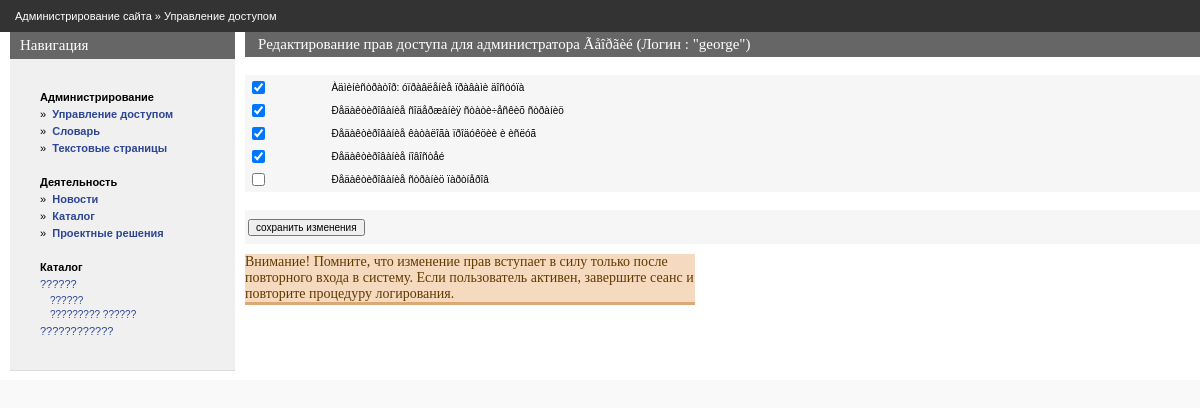
The app's page /admin/permission.php?admin_code=2 (signed in), older data.
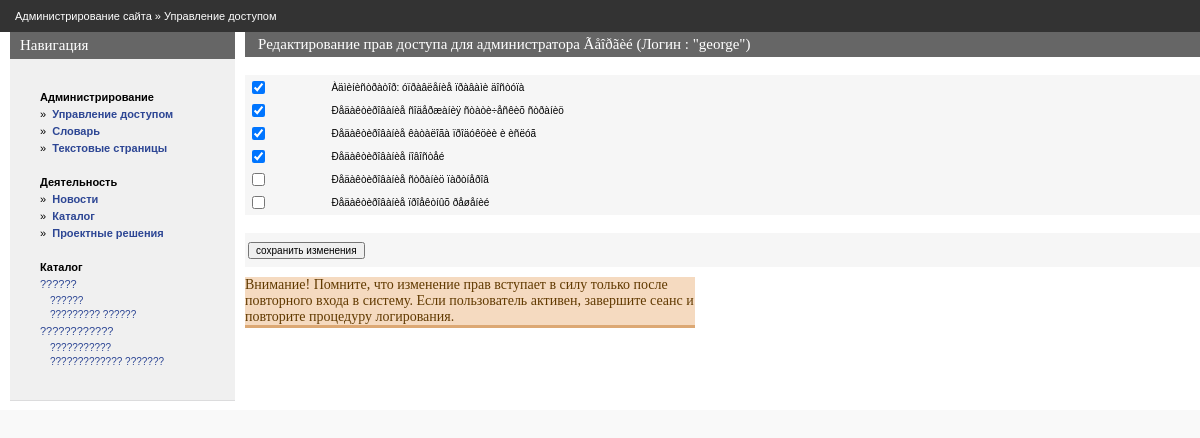
The same page, newer data.
### tables this page shows
CREATE TABLE IF NOT EXISTS `vpk_static` (
  `static_code` int(11) NOT NULL AUTO_INCREMENT,
  `page_code` int(11) NOT NULL DEFAULT '0',
  `static_name` varchar(200) NOT NULL DEFAULT '',
  `static_text` text NOT NULL,
  `static_pos` int(11) NOT NULL DEFAULT '0',
  `static_seo_title` text,
  `static_seo_desc` text,
  `static_seo_key` text,
  `lang_code` int(11) NOT NULL,
  `static_abstract` text,
  `static_url` varchar(250) DEFAULT NULL,
  PRIMARY KEY (`static_code`),
  KEY `page_code` (`page_code`)
);

CREATE TABLE IF NOT EXISTS `vpk_admin` (
  `admin_code` int(11) NOT NULL AUTO_INCREMENT,
  `admin_name` varchar(128) DEFAULT NULL,
  `admin_login` varchar(64) NOT NULL,
  `admin_password` varchar(64) NOT NULL,
  `admin_email` varchar(128) DEFAULT NULL,
  `admin_active` tinyint(4) NOT NULL DEFAULT '1',
  PRIMARY KEY (`admin_code`),
  UNIQUE KEY `admin_login` (`admin_login`)
);

CREATE TABLE IF NOT EXISTS `vpk_permission` (
  `permission_code` int(11) NOT NULL AUTO_INCREMENT,
  `permission_name` varchar(128) NOT NULL DEFAULT '',
  `permission_comment` varchar(128) NOT NULL,
  PRIMARY KEY (`permission_code`)
);

### admin/inc/session.php (called while the page is built, shortened)
<?php
   $REGUSER["code"]=$_SESSION["REGUSER"]["code"];
   $REGUSER["name"]=$_SESSION["REGUSER"]["name"];
   $REGUSER["login"]=$_SESSION["REGUSER"]["login"];
   $REGUSER["pass"]=$_SESSION["REGUSER"]["pass"];
   $REGUSER["email"]=$_SESSION["REGUSER"]["email"];
   $REGUSER["permissions"]=$_SESSION["REGUSER"]["permissions"];
?>

### admin/inc/const.php (called while the page is built, shortened)
<?php
    $PREFFIX="vpk";
?>

### admin/inc/connect.php (called while the page is built, shortened)
<?php
    $PHP_SELF=$_SERVER['PHP_SELF'];
?>

### admin/permission.php (the view, shortened to what this page needs)
<?php
	include("inc/settings.php");
	list($admin_name,$admin_login)=mysql_fetch_array(mysql_query("select admin_name,admin_login from {$PREFFIX}_admin where admin_code=$admin_code")  );
    $admin_permission_query="select permission_code  from {$PREFFIX}_admins_permission   where admin_code=$admin_code";
    $admin_permission_res=mysql_query($admin_permission_query) or dye("Ошибка в запросе ".$admin_permission_query);
    $admin_permission_codes=array();
    while ($row = mysql_fetch_assoc($admin_permission_res)) {
     array_push($admin_permission_codes,$row['permission_code']);
    }
    $permission_query="select permission_code, permission_name, permission_comment   from {$PREFFIX}_permission";
    $permission_res=mysql_query($permission_query);
?>
<? include ("inc/head.php"); ?>
<BODY>
<table Border=0 CellSpacing=0 CellPadding=0 width=100%>
  <tr> <td class=pageline>
     	<div class=wmiddletext><a href="main.php">Администрирование сайта</a> &#187; <a href='admin.php'>Управление доступом </a></div>
  		</td>
  </tr>
</table>
<table Border=0 CellSpacing=0 CellPadding=0 class=mainbody>
 <tr valign=top>
   <td width=10></td>
  <? include("inc/leftmenu.php"); ?>
  <td width=10></td>
  <td>
	<table class="grayhead">
  	<tr class="normaltext">
  			<td >
  			    <div><h4>Редактирование прав доступа для администратора <?=$admin_name?> (Логин : "<?=$admin_login?>") </h4> </div>
  			</td>
  	</tr>
	</table>
	<BR>
	<?php
		$formout="<form name='permission_edit' action=$PHP_SELF method=POST>";
		$formout.="<input type=hidden name='oper' value=''>";
		$formout.="<input type=hidden name=admin_code value=\"$admin_code\">";
		echo $formout;
	?>
	 <?php
 		   $tableout="<table class=bluetable width=100%>";
		   while ($row = mysql_fetch_assoc($permission_res)) {
				 $permission_code=$row['permission_code'];
  				 $tableout.="<tr>";
   				 $tableout.="<td> <input type='checkbox' name='ppp".$permission_code."'";
  				 if ((count ($admin_permission_codes)>0) && (in_array($permission_code,$admin_permission_codes))) $tableout.="checked";
  				 $tableout.="> </td>  <td class='smalltext'>". $row['permission_comment']."</td> </tr>";
				}
			$tableout.="</table>";
			echo $tableout;
		 ?>
		<BR>
		<table Border=0  class=pagebluetable>
 			<tr height=30>
 				<td align="left">  <input type=button onClick=Send('I') value='сохранить изменения'  class=smalltext></td>
 			</tr>
 		</table>
 		</form>
<p class="warning">
   Внимание! Помните, что изменение прав вступает в силу только после повторного входа в систему. Если пользователь активен, завершите сеанс и повторите процедуру логирования.
</p>
   </td>
  </tr>
</table>
</BODY>
</HTML>

### admin/inc/head.php (shortened to what this page needs)
<HTML>
<HEAD>
   <LINK REL=stylesheet HREF="css/styles.css" TYPE="text/css">
</HEAD>

### admin/inc/leftmenu.php (shortened to what this page needs)
<td class=leftpanel >
<table CellSpacing=0 CellPadding=0 >
<tr><td class=bluehead><h4>Навигация</h4><td></tr>
<tr><td class=blueblock style='height:280px;' valign=top>
<div style="margin-left:20px">
<?php
if( (isAllowed("pAdmin")) || (isAllowed("pStaticTextEdit")) )
{
echo"<p><div class=lmenupart><b>Администрирование</b></div>";
if( isAllowed("pAdmin"))
		echo"<div class=lmenupart>&#187;&nbsp; <b><a href=\"admin.php\">Управление доступом</a></b></div>";
if( isAllowed("pStaticTextEdit"))
  {
    echo"<div class=lmenupart>&#187;&nbsp; <b><a href=\"dict.php\">Словарь</a></b></div>";
    echo"<div class=lmenupart>&#187;&nbsp; <b><a href=\"textpage.php\">Текстовые страницы</a></b></div>";
  }
}
if(isAllowed(("pNewsEdit")) || (isAllowed("pPartnerEdit")) || (isAllowed("pCatalogEdit")))
{
	echo "<p><div class=lmenupart><b>Деятельность</b></div>";
	if (isAllowed("pNewsEdit")) echo"<div class=lmenupart>&#187;&nbsp; <b><a href=\"newspage.php\"> Новости </a></b></div>";
	if (isAllowed("pCatalogEdit")) {echo"<div class=lmenupart>&#187;&nbsp; <b><a href=\"catalogpage.php\">Каталог</a></b></div>";
	                                echo "<div class=lmenupart>&#187;&nbsp; <b><a href=\"solutions.php\">Проектные решения</a></b></div>";
	}
}
if (isAllowed("pCatalogEdit"))
{
  echo "<p><div class=lmenupart><b>Каталог</b></div>";
  echo "<div class=jquery-tree>";
   if (isAllowed("pCatalogEdit"))  view_tree(1);
  echo "</div>";
}
?>
</div>
<br>
<td></tr>
</table>
 <td>

### admin/inc/functions.php (shortened to what this page needs)
<?php
function isAllowed($permission)
{
        global $REGUSER;
        $user_permissions=$REGUSER["permissions"];
    	$array = preg_split ("/[\s;]+/", $user_permissions);
    	foreach($array as $index => $val)
    	{
    		if (strcmp($permission, $val)==0) {
    			return true;
    		}
    	}
    	return false;
}
function view_tree($langcode) {
	global $PREFFIX;
	$catalogshort="SELECT DISTINCT
	{$PREFFIX}_catalog.catalog_code,
	{$PREFFIX}_catalog.catalog_parent,
	{$PREFFIX}_static.static_code,
	{$PREFFIX}_static.static_name
	FROM {$PREFFIX}_static
	INNER JOIN {$PREFFIX}_page ON {$PREFFIX}_page.page_code = {$PREFFIX}_static.page_code
	INNER JOIN {$PREFFIX}_catalog ON {$PREFFIX}_page.page_code = {$PREFFIX}_catalog.page_code
	WHERE (lang_code=$langcode) and (page_active>0)
	ORDER BY static_name";
	$query = mysql_query("$catalogshort") or  die("Ошибка выборки каталога ".$catalogshort);
	$rowCount = mysql_num_rows($query);
	if ($rowCount>0)
	{
	while (list($catalog_code,$catalog_parent,$static_code,$static_name)= mysql_fetch_array($query)) {
		if ($catalog_parent == '0') {
			$one_lvl[] = array ($catalog_code, $catalog_parent, $static_code,$static_name);
		} else {
			$next_lvl[] = array ($catalog_code, $catalog_parent, $static_code,$static_name);
		}
	}
	print '<ul id="tree_one">';
	foreach ($one_lvl as $key){
		print '<li><a href="catalogpage.php?catalog_parent='.$key[0].'">'.$key[3].'</a>';
		print '<ul>';
		view_tree_next_level($key[0], $next_lvl);
		print "</ul>";
		print '</li>';
	}
	print '</ul>';
	}
}
function view_tree_next_level($family, $next_lvl) {
	foreach ($next_lvl as $key) {
		if ($key[1]==$family) {
			print ' <li><a href="catalogpage.php?catalog_parent='.$key[0].'">'.$key[3].'</a></li>';
		}
	}
}
?>

### admin/css/styles.css (style rules this page uses)
body { padding:0px; margin:0px; background-color:#f9f9f9; }
a { text-decoration : none; color: #2d4694; }
form { padding:0px; margin:0px }
.mainbody { width:100%; background-color:#ffffff; }
.pageline { height:32px; background-color:#333333; padding-left:15px; }
.grayhead { width:100%; height:25px; padding-left:10px; padding-right:10px; background-color:#666666; }
.pagebluetable { width:100%; background-color:#f6f6f6; }
.bluetable { background-color:#f6f6f6; }
.leftpanel { width:225px; font-size:8px; }
.lmenupart { text-decoration:none; margin-bottom:5px; margin-top:2px; font-size:11px; font-family: Arial,Helvetica,Sans-serif,Tahoma,Pragmatica; }
.bluehead { width:220px; height:27px; padding-left:10px; background-color:#666666; }
.blueblock { width:220px; padding:10px; background-color:#f0f0f0; border-bottom: 1px solid #DCDCDD; }
H4 { text-decoration:none; font-weight:normal; color:#ffffff; padding:0; margin:0; font-family: Verdana; font-size : 15px; }
p { text-decoration:none; padding:0; margin-top:10px; margin-bottom:0px; }
ul { text-decoration:none; padding:0; margin-top:5px; margin-bottom:0px; margin-right:0px; margin-left:16px;font-size:10px; }
li { text-decoration:none; padding:0; margin-top:0px; margin-bottom:3px; margin-right:0px; margin-left:0px;font-size:9px; }
.normaltext { text-decoration:none; color:#000066; font-family: Tahoma, Arial, Helvetica, Sans-serif, Pragmatica; font-size:12px; }
.smalltext { text-decoration:none; color:#000000; font-family: Tahoma, Arial, Helvetica, Sans-serif, Pragmatica; font-size:10px; }
.wmiddletext { text-decoration:none; color:#ffffff; font-family: Tahoma, Arial, Helvetica, Sans-serif, Pragmatica; font-size:11px; }
.wmiddletext a { text-decoration:none; color:#ffffff; }
.jquery-tree { font-family:Arial; }
.jquery-tree ul { padding:0px; margin:0px; }
.jquery-tree ul li { list-style:none; font-size:11px; }
.jquery-tree ul li ul { padding:0px; margin:0px; margin-bottom:5px; margin-top:5px; }
.jquery-tree ul li ul li { list-style:none; margin-left:10px; font-size:10px; }
.leftpanel p { padding:0px; padding-bottom:10px; }
.warning { width:450px; display:inline-block; border-bottom:3px solid transparent;font-size:14px;text-decoration:none;background-color: #f5dac0;border-color: #dca874;color: #613A00; }

Row changes from the older to the newer data that the page shows:
now on this page (row unchanged): vpk_static: static_name "???????????"
now on this page (row unchanged): vpk_static: static_name "????????????? ???????"
added vpk_permission: permission_comment "Ðåäàêòèðîâàíèå ïðîåêòíûõ ðåøåíèé"
